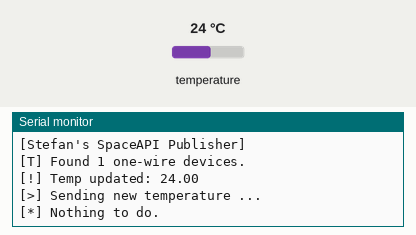
This sketch was run on a simulated Arduino Uno, built with avr-gcc and run on an emulated ATmega328P. Parts: the last lines printed to the serial monitor. Inputs (shaded band) come from the test bench; at power-on: temperature 24 °C. Not simulated (calls return 0 or success): secrets.h.

Above: at 5.9 s.
6.0 s: temperature set to 12 °C
At 11.3 s:
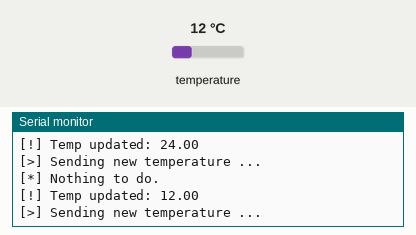
12.0 s: temperature set to 19 °C
At 16.3 s:
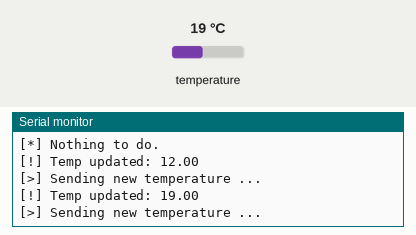

Measured:
- after the input at 6.0 s, the serial monitor: prints a new line after 4.2 s (image 1)
- after the input at 12.0 s, the serial monitor: prints a new line after 3.2 s (image 2)

The sketch:

SpaceAPI.ino
```cpp
#include <OneWire.h>
#include <DallasTemperature.h>
#include <EtherCard.h>
#include "secrets.h"

#define DEBUG false // ignore network if true

// ethernet interface mac address, must be unique on the LAN
byte mymac[] = { 0x74, 0x69, 0x69, 0x2D, 0x30, 0x31 };

// CONFIG:
#define BAUDRATE 9600
//const char api[]      PROGMEM = "spaceapi.net";
//const char endpoint[] PROGMEM = "/new/space/losfuzzyslab/sensor/set";
const char api[]      PROGMEM = "think.2904.cc";
const char endpoint[] PROGMEM = "/losfuzzys/index.php";

#define PIN_ONEWIRE 2
#define TEMPERATURE_PRECISION 9 // Lower resolution

// define TOKEN in secrets.h

#define DOOR_OPEN 1
#define DOOR_CLOSED 0
#define DOOR_ERROR 2

static byte session;
byte Ethernet::buffer[700];
char sendBuffer[128];

float oldTemp = 0;
int numberOfDevices;
DeviceAddress tempDeviceAddress;
OneWire oneWire(PIN_ONEWIRE);
DallasTemperature sensors(&oneWire);

int oldDoorstatus = DOOR_ERROR;

static void updateTemperature(float temp) {
  Serial.println("[>] Sending new temperature ...");

  if (DEBUG) return;

  char floatBuffer[5];
  dtostrf(temp, 4, 2, floatBuffer);
  snprintf(sendBuffer, sizeof sendBuffer, "key=%s&temp=%s \0", TOKEN, floatBuffer);
  ether.httpPost(endpoint, api, NULL, sendBuffer, NULL);

//  Serial.println("[>] Done sending temperature!");
}

static void updateDoorstatus(int isOpen) {
  Serial.println("[>] Sending new doorstatus ...");

  if (DEBUG) return;

  snprintf(sendBuffer, sizeof sendBuffer, "key=%s&door=%d \0", TOKEN, isOpen);
  ether.httpPost(endpoint, api, NULL, sendBuffer, NULL);

//  Serial.println("[>] Done sending doorstatus!");
}

void findTempSensor() {
  while (numberOfDevices < 1) {
    // Grab a count of devices on the wire
    numberOfDevices = sensors.getDeviceCount();

    // locate devices on the bus
    //    Serial.print("[T] Locating one-wire devices on port ");
    //    Serial.println(PIN_ONEWIRE);
    //
    Serial.print("[T] Found ");
    Serial.print(numberOfDevices, DEC);
    Serial.println(" one-wire devices.");
    //
    //    // report parasite power requirements
    //    Serial.print("[T] Parasite power is: ");
    //    if (sensors.isParasitePowerMode()) Serial.println("ON");
    //    else Serial.println("OFF");

    if (numberOfDevices < 1) delay(500);
  }
  // Loop through each device, print out address
  for (int i = 0; i < numberOfDevices; i++)
  {
    if (sensors.getAddress(tempDeviceAddress, i))
    {
      //      Serial.print("[T] Found device ");
      //      Serial.println(i, DEC);
      sensors.setResolution(tempDeviceAddress, TEMPERATURE_PRECISION);
    } else
    {
      //      Serial.print("[T] Found ghost device at ");
      //      Serial.print(i, DEC);
      //      Serial.print(" but could not detect address. Check power and cabling");
    }
  }
}

void setup () {
  // Setup Serial:
  Serial.begin(BAUDRATE);
  Serial.println("\n[Stefan's SpaceAPI Publisher]");

  // Setup temp sensor:
  sensors.begin();
  findTempSensor();

  // Setup network:
  if (!DEBUG)
  {
    if (ether.begin(sizeof Ethernet::buffer, mymac) == 0)
      Serial.println(F("[N] Failed to access Ethernet controller"));
    if (!ether.dhcpSetup())
      Serial.println(F("[N] DHCP failed"));

    //    ether.printIp("[N] IP:  ", ether.myip);
    ether.printIp("[N] GW:  ", ether.gwip);
    ether.printIp("[N] DNS: ", ether.dnsip);

    if (!ether.dnsLookup(api))
      Serial.println(F("[N] DNS failed"));

    ether.printIp("[N] SRV: ", ether.hisip);
  }
}

float getTemp() {
  sensors.requestTemperatures();
  sensors.getAddress(tempDeviceAddress, 0);
  float temp = sensors.getTempC(tempDeviceAddress);
  return temp;
}

static uint32_t timer;
void loop () {
  ether.packetLoop(ether.packetReceive());

  if (millis() > timer) {
    timer = millis() + 5000;

    // TODO: check doorsensor
    int newDoorstatus = DOOR_ERROR;
    float newTemp = getTemp();

    if (newDoorstatus != oldDoorstatus) {
      Serial.println(newDoorstatus == DOOR_OPEN ? "[!] DOOR OPENED!" : "[!] DOOR CLOSED!");
      updateDoorstatus(newDoorstatus);
      oldDoorstatus = newDoorstatus;

    } else if (newTemp != oldTemp) { // comparing floats? well ...
      Serial.print("[!] Temp updated: ");
      Serial.println(newTemp);
      updateTemperature(newTemp);
      oldTemp = newTemp;
    } else Serial.println("[*] Nothing to do.");

  }
}
```
